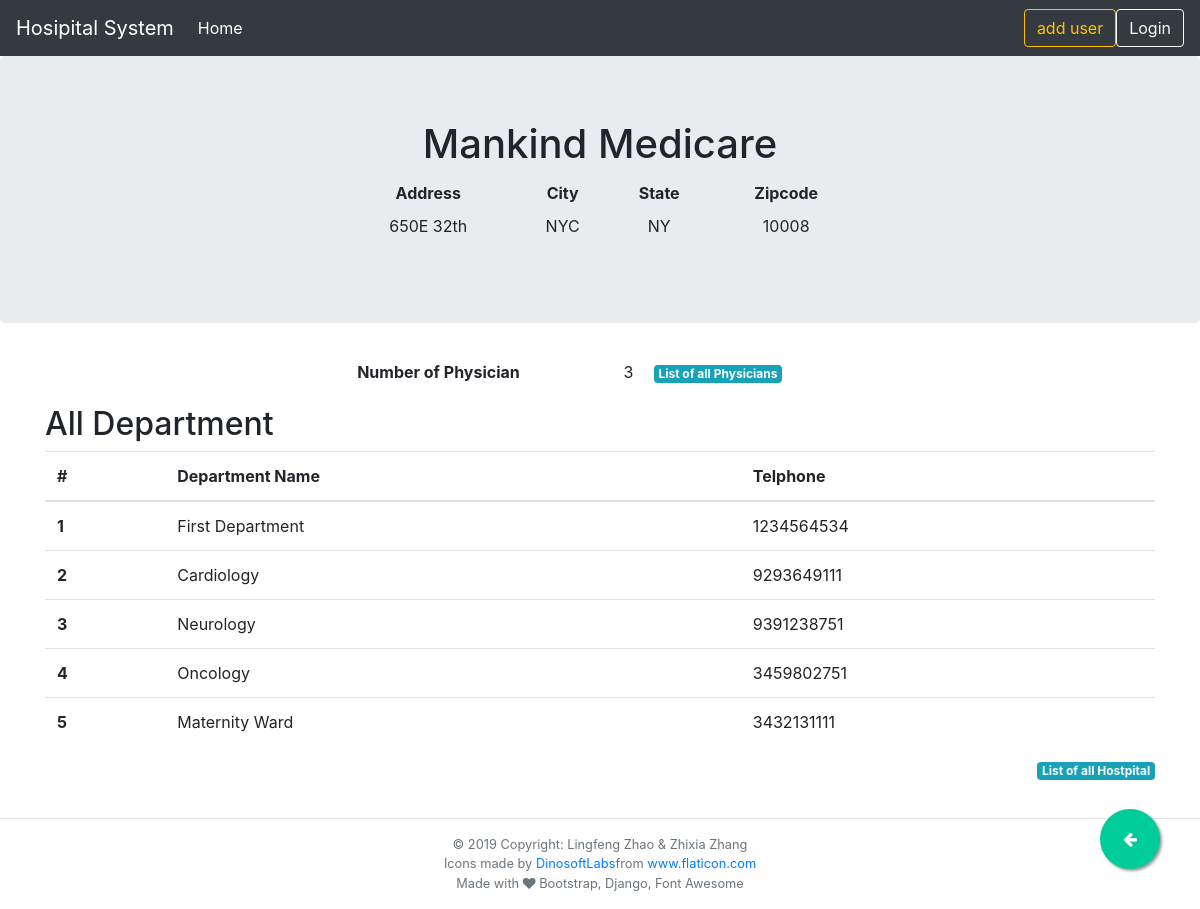
The app's page /hospital/4/ with its own data.
### hospital/models.py (models this page shows, shortened)
class Hospital(models.Model):
    hid = models.AutoField(primary_key=True)
    hname = models.CharField(max_length=30)
    hst_address = models.CharField(max_length=30)
    hst_city = models.CharField(max_length=30)
    hstate = models.CharField(max_length=20)
    hzip = models.IntegerField()
    class Meta:
        db_table = "hospital"

class Department(models.Model):
    did = models.AutoField(primary_key=True)
    dname = models.CharField(max_length=20)
    dtel = models.CharField(max_length=13)
    hid = models.ForeignKey("Hospital", models.CASCADE, db_column="hid")
    class Meta:
        db_table = "department"

### hospital/views.py (the view)
# urls.py: path("hospital/<int:pk>/", views.HospitalDetailView.as_view(), name="hospital-detail"),
class HospitalDetailView(generic.DetailView):
    model = Hospital
    template_name = "hospital.html"
    def get_context_data(self, **kwargs):
        context = super().get_context_data(**kwargs)
        form = DepartmentForm()
        context["add_form"] = form
        return context

### hospital/templates/hospital.html (shortened to what this page needs)
{% extends './base.html' %}
{% block page_title %} {{ hospital.hname }}{% endblock  %}
{% block page_details %}
<div class="col-md-6 offset-md-3">
  <table class="table table-borderless table-sm">
    <thead>
      <tr>
        {% block details_title %}
        <th scope="col">Address</th>
        <th scope="col">City</th>
        <th scope="col">State</th>
        <th scope="col">Zipcode</th>
        {% endblock  %}
      </tr>
    </thead>
    <tbody>
      <tr>
        {% block details_content %}
        <td>{{ hospital.hst_address }}</td>
        <td>{{ hospital.hst_city }}</td>
        <td>{{ hospital.hstate }}</td>
        <td>{{ hospital.hzip }}</td>
        {% endblock  %}
      </tr>
    </tbody>
  </table>
</div>
{% endblock %}
{% block content %}
<div class="col-md-6 offset-md-3">
  <table class="table table-borderless table-sm">
    <tbody>
      <td>
      <th scope="row"> Number of Physician</th>
      <td>{{ hospital.physician_set.count }}</td>
      </td>
      <td>
        {% if  hospital.physician_set.count %}
        <a href="{% url 'hospital-physician' hospital.hid %}" class="badge badge-info">List of all Physicians</a>
        {% endif %}
      </td>
    </tbody>
  </table>
</div>
<h2>All Department</h2>
{% if hospital.department_set %}
<table class="table table-hover">
  <thead>
    <tr>
      <th scope="col">#</th>
      <th scope="col">Department Name</th>
      <th scope="col">Telphone</th>
    </tr>
  </thead>
  <tbody>
    {% for department in hospital.department_set.all %}
    <tr>
      <th scope="row">{{forloop.counter}}</th>
      <td onclick="window.location='{% url 'department-detail' department.did %}';">{{department.dname}}</td>
      <td>{{department.dtel}}</td>
    </tr>
    {% endfor %}
  </tbody>
</table>
{% else %}
<p>No resuorce are available.</p>
{% endif %}
<a href="{% url 'hospitals' %}" class="badge badge-info float-right">List of all Hostpital</a>
{% endblock content %}

### hospital/templates/base.html (style rules this page uses)
body { min-height: 800px; padding-top: 56px; }

### records on screen
Hospital: hname "Mankind Medicare", hst_address "650E 32th", hst_city "NYC", hstate "NY", hzip "10008", physician_set.count "3"
Department: dname "First Department", dtel "1234564534"
Department: dname "Cardiology", dtel "9293649111"
Department: dname "Neurology", dtel "9391238751"
Department: dname "Oncology", dtel "3459802751"
Department: dname "Maternity Ward", dtel "3432131111"
